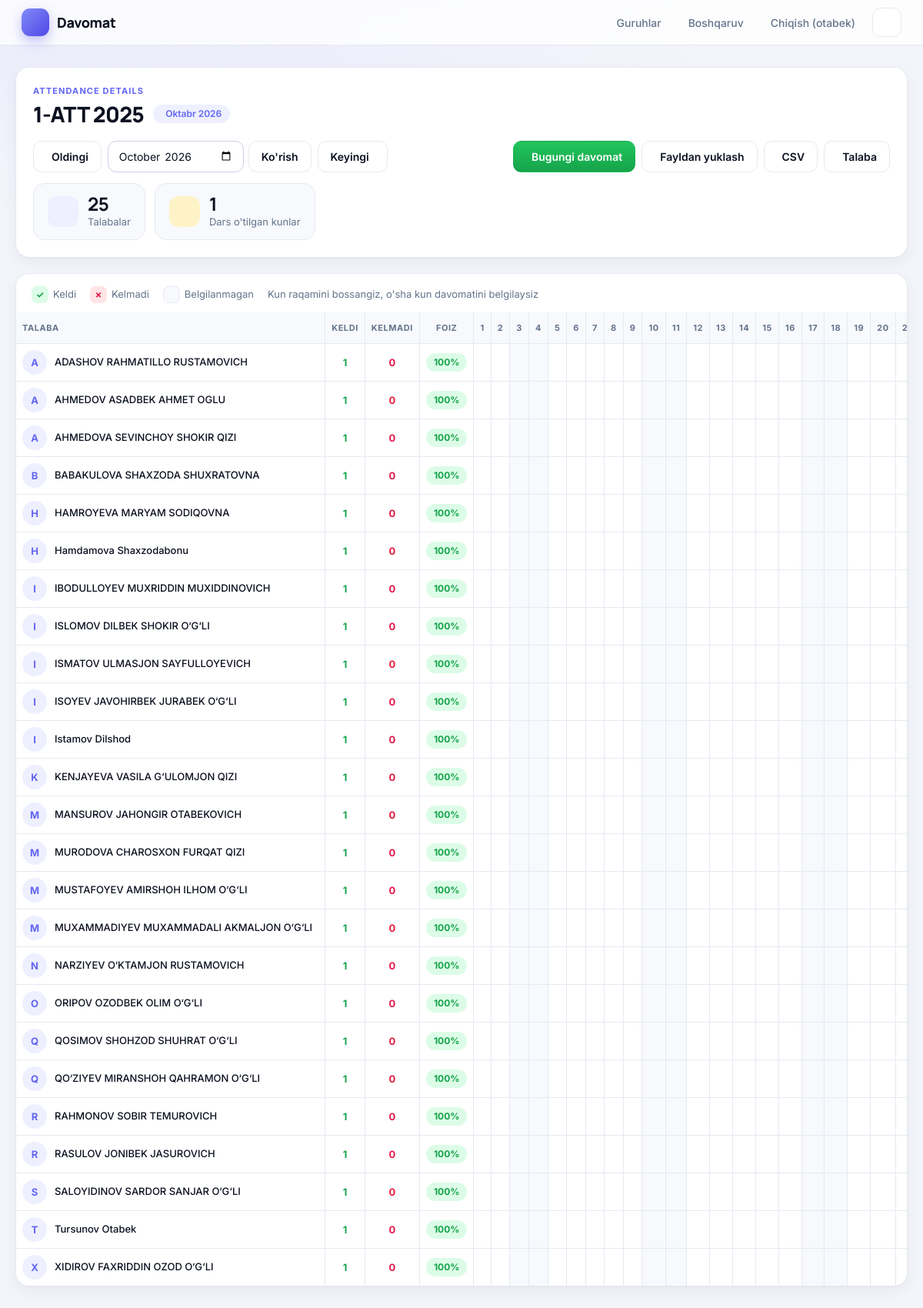
Page /guruh/3/ (signed in) on the committed database.
### davomatapp/models.py (models this page shows, shortened)
class Group(models.Model):
    name = models.CharField("Guruh nomi", max_length=100, unique=True)
    description = models.CharField("Izoh", max_length=255, blank=True)
    created_at = models.DateTimeField("Yaratilgan", auto_now_add=True)
    class Meta:
        verbose_name = "Guruh"
        verbose_name_plural = "Guruhlar"
        ordering = ["name"]

class Student(models.Model):
    full_name = models.CharField("F.I.Sh.", max_length=150)
    group = models.ForeignKey(
        Group, on_delete=models.CASCADE, related_name="students", verbose_name="Guruh"
    )
    phone = models.CharField("Telefon", max_length=20, blank=True)
    is_active = models.BooleanField("Faol", default=True)
    class Meta:
        verbose_name = "Talaba"
        verbose_name_plural = "Talabalar"
        ordering = ["full_name"]

### davomatapp/views.py (the view)
# urls.py: path("guruh/<int:pk>/", views.group_detail, name="group_detail"),
@login_required
def group_detail(request, pk):
    group = get_object_or_404(Group, pk=pk)
    year, month = _parse_month(request.GET.get("oy"))
    days_in_month = calendar.monthrange(year, month)[1]
    days = [date(year, month, d) for d in range(1, days_in_month + 1)]
    students = list(group.students.filter(is_active=True))
    records = Attendance.objects.filter(
        student__in=students, date__year=year, date__month=month
    )
    table = {(r.student_id, r.date): r.is_present for r in records}
    lesson_days = {d for (_, d) in table.keys()}
    rows = []
    for s in students:
        cells = []
        present = absent = 0
        for d in days:
            value = table.get((s.id, d))
            cells.append(value)
            if value is True:
                present += 1
            elif value is False:
                absent += 1
        total = present + absent
        rows.append(
            {
                "student": s,
                "cells": cells,
                "present": present,
                "absent": absent,
                "percent": round(present * 100 / total) if total else None,
            }
        )
    prev_y, prev_m = _shift_month(year, month, -1)
    next_y, next_m = _shift_month(year, month, 1)
    context = {
        "group": group,
        "days": days,
        "rows": rows,
        "lesson_days_count": len(lesson_days),
        "month_title": f"{OYLAR[month]} {year}",
        "month_value": f"{year}-{month:02d}",
        "prev_month": f"{prev_y}-{prev_m:02d}",
        "next_month": f"{next_y}-{next_m:02d}",
        "today": timezone.localdate(),
    }
    return render(request, "davomatapp/group_detail.html", context)

### davomatapp/views.py (called while the page is built)
def _parse_month(value):
    try:
        d = datetime.strptime(value, "%Y-%m")
        return d.year, d.month
    except (TypeError, ValueError):
        today = timezone.localdate()
        return today.year, today.month

def _shift_month(year, month, delta):
    index = year * 12 + (month - 1) + delta
    return index // 12, index % 12 + 1

### davomatapp/templates/davomatapp/group_detail.html (shortened to what this page needs)
{% extends "davomatapp/base.html" %}
{% block content %}
<div class="card">
  <div class="eyebrow">Attendance Details</div>
  <div style="display:flex;align-items:center;gap:12px;flex-wrap:wrap">
    <h1 style="margin:0">{{ group.name }}</h1>
    <span class="badge"><iconify-icon icon="solar:calendar-bold-duotone"></iconify-icon> {{ month_title }}</span>
  </div>
  <div class="toolbar">
    <a class="btn secondary" href="?oy={{ prev_month }}"><iconify-icon icon="solar:alt-arrow-left-linear"></iconify-icon> Oldingi</a>
    <form method="get" style="display:inline-flex;gap:6px;margin:0">
      <input type="month" name="oy" value="{{ month_value }}">
      <button class="btn secondary" type="submit">Ko'rish</button>
    </form>
    <a class="btn secondary" href="?oy={{ next_month }}">Keyingi <iconify-icon icon="solar:alt-arrow-right-linear"></iconify-icon></a>
    <a class="btn green" href="{% url 'mark_attendance' group.pk %}?date={{ today|date:'Y-m-d' }}">
      <iconify-icon icon="solar:clipboard-check-bold-duotone"></iconify-icon> Bugungi davomat</a>
    <a class="btn secondary" href="{% url 'group_import' group.pk %}">
      <iconify-icon icon="solar:upload-minimalistic-bold-duotone"></iconify-icon> Fayldan yuklash</a>
    <a class="btn secondary" href="{% url 'export_csv' group.pk %}?oy={{ month_value }}">
      <iconify-icon icon="solar:download-minimalistic-bold-duotone"></iconify-icon> CSV</a>
    <a class="btn secondary" href="{% url 'student_create' group.pk %}">
      <iconify-icon icon="solar:user-plus-bold-duotone"></iconify-icon> Talaba</a>
  </div>
  <div class="stats">
    <div class="stat has-ico">
      <span class="stat-ico"><iconify-icon icon="solar:users-group-rounded-bold-duotone"></iconify-icon></span>
      <div><b>{{ rows|length }}</b>Talabalar</div>
    </div>
    <div class="stat has-ico">
      <span class="stat-ico amber"><iconify-icon icon="solar:calendar-mark-bold-duotone"></iconify-icon></span>
      <div><b>{{ lesson_days_count }}</b>Dars o'tilgan kunlar</div>
    </div>
  </div>
</div>
<div class="card table-wrap">
  <div class="legend" style="padding:16px 20px 12px">
    <span><span class="dot" style="background:var(--green-bg);color:var(--green)">✓</span>Keldi</span>
    <span><span class="dot" style="background:var(--red-bg);color:var(--red)">✗</span>Kelmadi</span>
    <span><span class="dot" style="background:var(--surface-2);border:1px solid var(--line)"></span>Belgilanmagan</span>
    <span>Kun raqamini bossangiz, o'sha kun davomatini belgilaysiz</span>
  </div>
  <table>
    <colgroup>
      <col><col><col><col>
      {% for d in days %}<col class="{% if d == today %}col-today{% elif d|date:'w' == '0' or d|date:'w' == '6' %}col-weekend{% endif %}">{% endfor %}
    </colgroup>
    <thead>
      <tr>
        <th>Talaba</th>
        <th>Keldi</th><th>Kelmadi</th><th>Foiz</th>
        {% for d in days %}
          <th{% if d == today %} class="th-today"{% endif %}>
            <a style="color:inherit;text-decoration:none"
               href="{% url 'mark_attendance' group.pk %}?date={{ d|date:'Y-m-d' }}"
               title="{{ d|date:'d.m.Y' }} davomatini belgilash">{{ d.day }}</a>
          </th>
        {% endfor %}
      </tr>
    </thead>
    <tbody>
    {% for r in rows %}
      <tr>
        <td class="name">
          <span class="avatar">{{ r.student.full_name|slice:":1" }}</span><a href="#" class="stat-link"
             data-url="{% url 'student_stats' r.student.pk %}" title="Statistikani ko'rish">{{ r.student.full_name }}</a>
        </td>
        <td class="num-ok">{{ r.present }}</td>
        <td class="num-no">{{ r.absent }}</td>
        <td>
          {% if r.percent is not None %}
            <span class="pill {% if r.percent >= 80 %}good{% elif r.percent >= 50 %}mid{% else %}bad{% endif %}">{{ r.percent }}%</span>
          {% else %}
            <span class="pill none">—</span>
          {% endif %}
        </td>
        {% for c in r.cells %}
          {% if c is True %}<td class="p">✓</td>{% elif c is False %}<td class="a">✗</td>{% else %}<td></td>{% endif %}
        {% endfor %}
      </tr>
    {% empty %}
      <tr><td colspan="40" style="padding:34px">Bu guruhda talaba yo'q. “Talaba” yoki “Fayldan yuklash” tugmasidan foydalaning.</td></tr>
    {% endfor %}
    </tbody>
  </table>
</div>
{% endblock %}

### davomatapp/templates/davomatapp/base.html (shortened to what this page needs)
<!DOCTYPE html>
<html lang="uz" data-theme="light">
<head>
</head>
<body>
<header>
  <a class="brand" href="{% url 'group_list' %}">
    <span class="brand-logo"><iconify-icon icon="solar:checklist-minimalistic-bold-duotone"></iconify-icon></span>
    <span>Davomat</span>
  </a>
  <nav>
    {% if user.is_authenticated %}
      <a href="{% url 'group_list' %}"><iconify-icon icon="solar:users-group-rounded-bold-duotone"></iconify-icon><span>Guruhlar</span></a>
      {% if user.is_staff %}
        <a href="{% url 'panel_dashboard' %}"><iconify-icon icon="solar:widget-5-bold-duotone"></iconify-icon><span>Boshqaruv</span></a>
      {% endif %}
      <a href="{% url 'logout' %}" onclick="event.preventDefault(); document.getElementById('lo').submit();">
        <iconify-icon icon="solar:logout-2-bold-duotone"></iconify-icon><span>Chiqish ({{ user.username }})</span>
      </a>
    {% endif %}
    <button type="button" class="icon-btn" id="theme-toggle" aria-label="Kun va tun rejimi" title="Kun / tun">
    </button>
  </nav>
</header>
<main>
  {% block content %}{% endblock %}
</main>
</body>
</html>

### davomatapp/templates/davomatapp/group_detail.html (style rules this page uses)
col.col-weekend { background:var(--surface-2); }
.pill { display:inline-block; min-width:48px; padding:3px 10px; border-radius:999px; font-weight:700; font-size:12px; }
.pill.good { background:var(--green-bg); color:var(--green); }
.legend { display:flex; gap:18px; flex-wrap:wrap; font-size:13px; color:var(--muted); align-items:center; }
.legend .dot { display:inline-grid; place-items:center; width:22px; height:22px; border-radius:7px; font-weight:700; font-size:12px; margin-right:6px; vertical-align:middle; }
.num-ok { color:var(--green); font-weight:700; }
.num-no { color:var(--red); font-weight:700; }
.stat-link { color:inherit; text-decoration:none; }

### rows in the picture
Group: name "1-ATT 2025"
Student: student.full_name "A", student.full_name "ADASHOV RAHMATILLO RUSTAMOVICH", present "1", absent "0", percent "100"
Student: student.full_name "A", student.full_name "AHMEDOV ASADBEK AHMET OGLU", present "1", absent "0", percent "100"
Student: student.full_name "A", student.full_name "AHMEDOVA SEVINCHOY SHOKIR QIZI", present "1", absent "0", percent "100"
Student: student.full_name "B", student.full_name "BABAKULOVA SHAXZODA SHUXRATOVNA", present "1", absent "0", percent "100"
Student: student.full_name "H", student.full_name "HAMROYEVA MARYAM SODIQOVNA", present "1", absent "0", percent "100"
Student: student.full_name "H", student.full_name "Hamdamova Shaxzodabonu", present "1", absent "0", percent "100"
Student: student.full_name "I", student.full_name "IBODULLOYEV MUXRIDDIN MUXIDDINOVICH", present "1", absent "0", percent "100"
Student: student.full_name "I", student.full_name "ISLOMOV DILBEK SHOKIR O‘G‘LI", present "1", absent "0", percent "100"
Student: student.full_name "I", student.full_name "ISMATOV ULMASJON SAYFULLOYEVICH", present "1", absent "0", percent "100"
Student: student.full_name "I", student.full_name "ISOYEV JAVOHIRBEK JURABEK O‘G‘LI", present "1", absent "0", percent "100"
Student: student.full_name "I", student.full_name "Istamov Dilshod", present "1", absent "0", percent "100"
Student: student.full_name "K", student.full_name "KENJAYEVA VASILA G‘ULOMJON QIZI", present "1", absent "0", percent "100"
Student: student.full_name "M", student.full_name "MANSUROV JAHONGIR OTABEKOVICH", present "1", absent "0", percent "100"
Student: student.full_name "M", student.full_name "MURODOVA CHAROSXON FURQAT QIZI", present "1", absent "0", percent "100"
Student: student.full_name "M", student.full_name "MUSTAFOYEV AMIRSHOH ILHOM O‘G‘LI", present "1", absent "0", percent "100"
Student: student.full_name "M", student.full_name "MUXAMMADIYEV MUXAMMADALI AKMALJON O‘G‘LI", present "1", absent "0", percent "100"
Student: student.full_name "N", student.full_name "NARZIYEV O‘KTAMJON RUSTAMOVICH", present "1", absent "0", percent "100"
Student: student.full_name "O", student.full_name "ORIPOV OZODBEK OLIM O‘G‘LI", present "1", absent "0", percent "100"
Student: student.full_name "Q", student.full_name "QOSIMOV SHOHZOD SHUHRAT O‘G‘LI", present "1", absent "0", percent "100"
Student: student.full_name "Q", student.full_name "QO‘ZIYEV MIRANSHOH QAHRAMON O‘G‘LI", present "1", absent "0", percent "100"
Student: student.full_name "R", student.full_name "RAHMONOV SOBIR TEMUROVICH", present "1", absent "0", percent "100"
Student: student.full_name "R", student.full_name "RASULOV JONIBEK JASUROVICH", present "1", absent "0", percent "100"
Student: student.full_name "S", student.full_name "SALOYIDINOV SARDOR SANJAR O‘G‘LI", present "1", absent "0", percent "100"
Student: student.full_name "T", student.full_name "Tursunov Otabek", present "1", absent "0", percent "100"
Student: student.full_name "X", student.full_name "XIDIROV FAXRIDDIN OZOD O‘G‘LI", present "1", absent "0", percent "100"

### other values in the picture
{{ user.username }} "otabek"
{{ month_title }} "Oktabr 2026"
{{ rows|length }} "25"
{{ lesson_days_count }} "1"
{{ d.day }} "1" "2" "3" "4" "5" "6" "7" "8" "9" "10" "11" "12" "13" "14" "15" "16" "17" "18" "19" "20"
